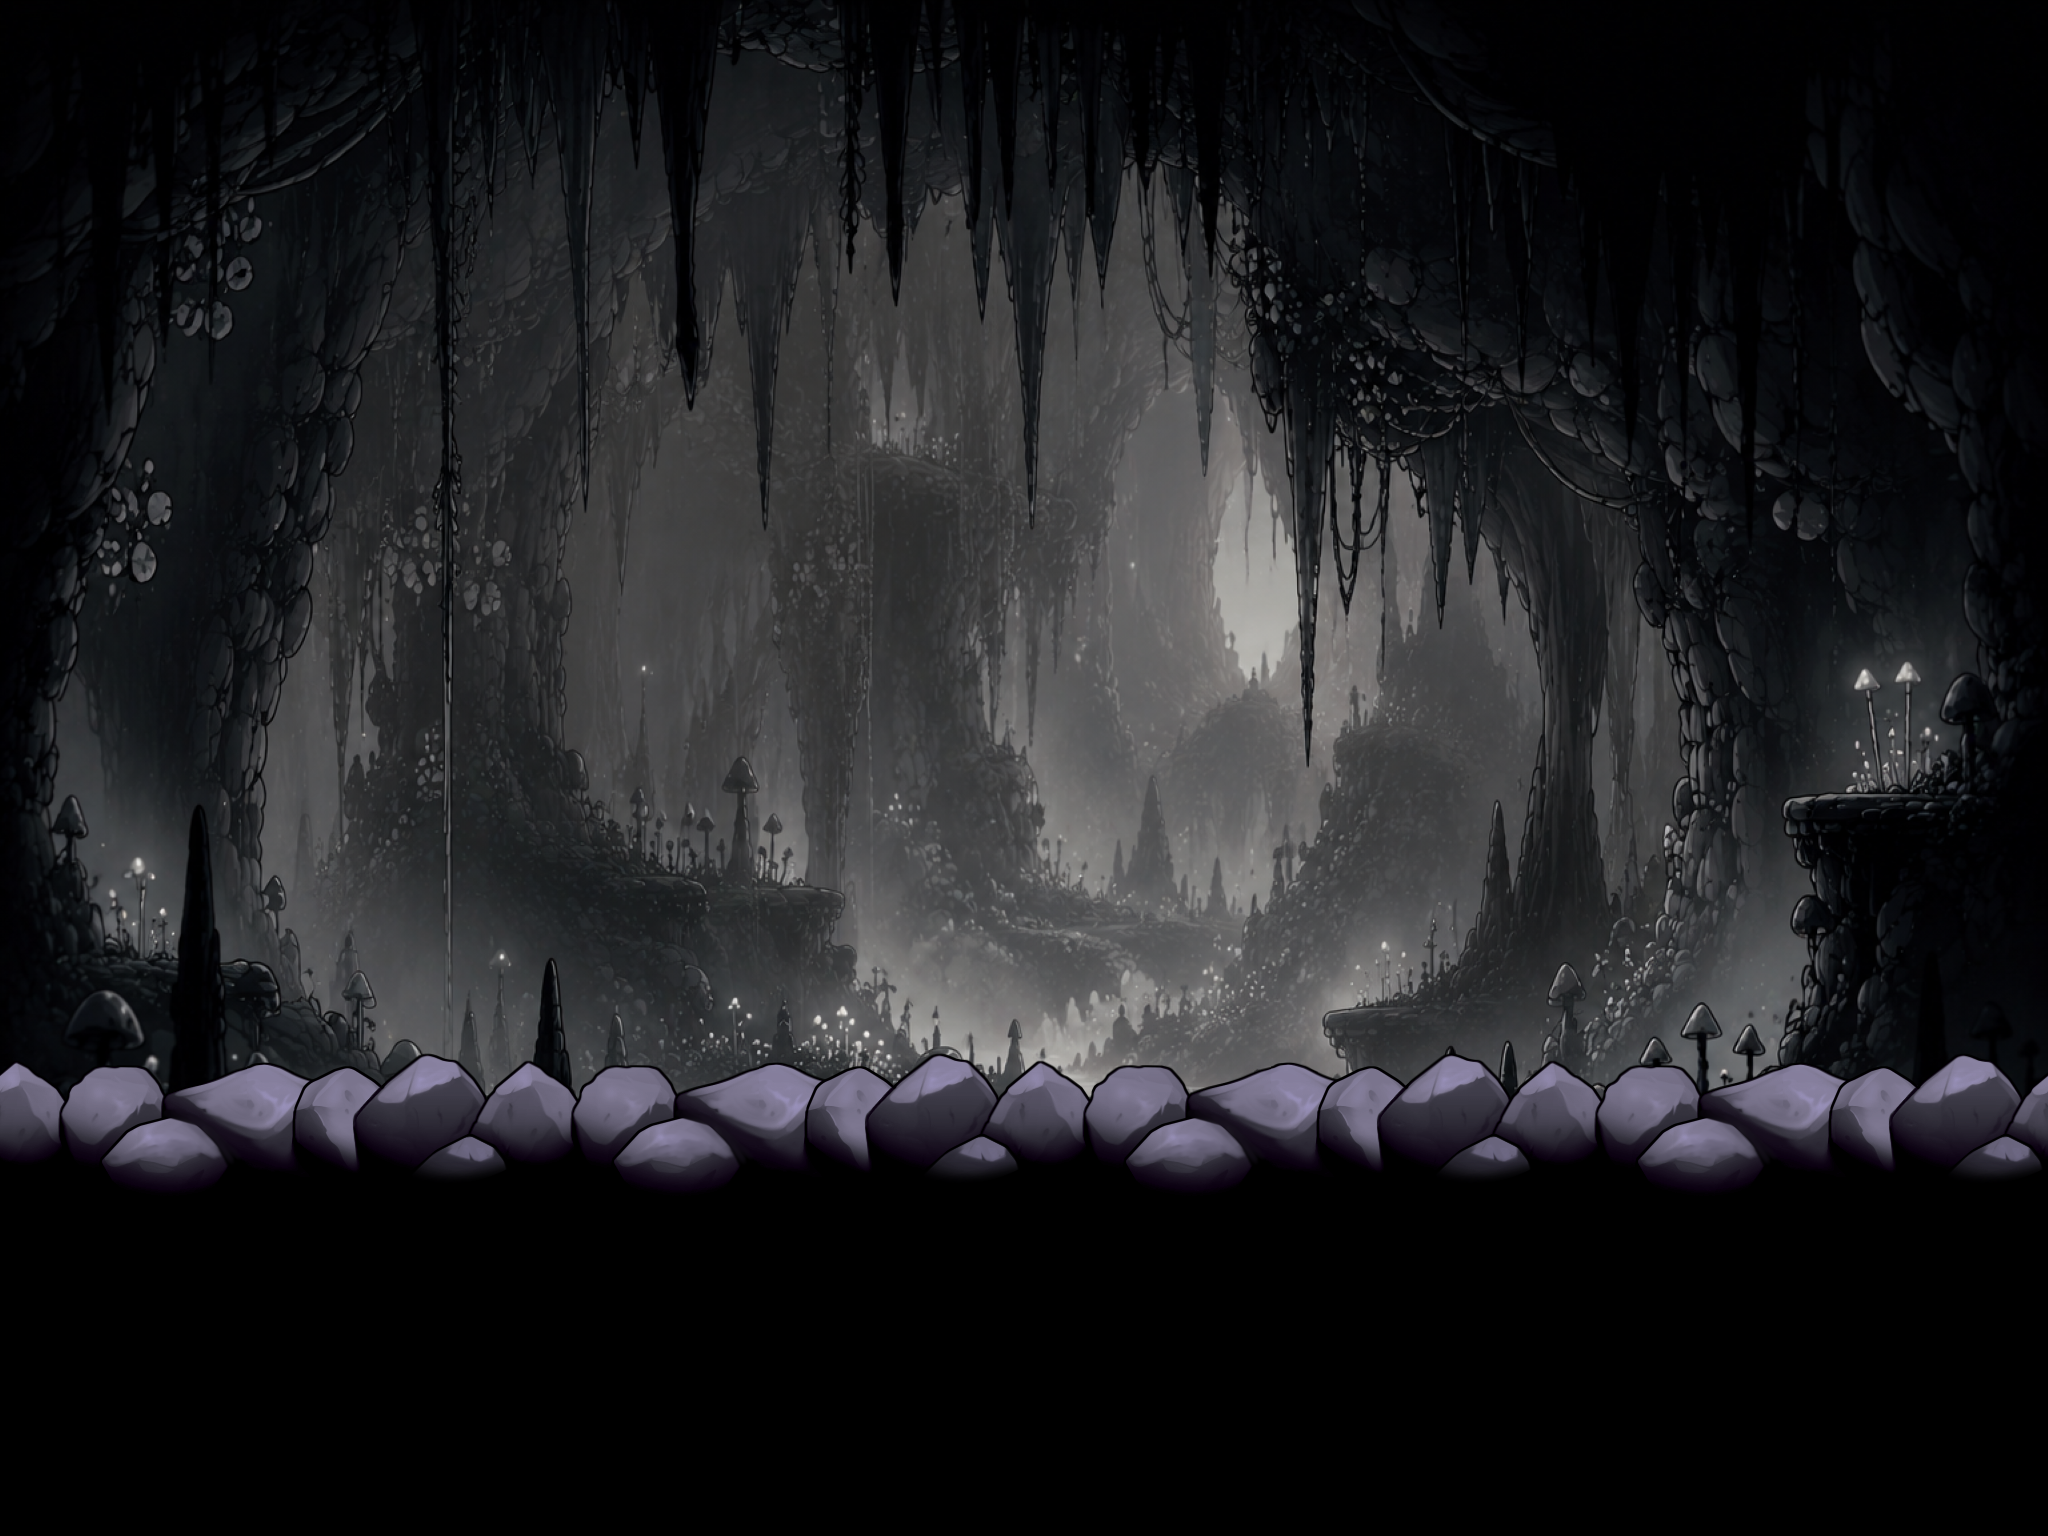

A 2D game scene composited from a Tiled map and its tileset images. What follows is a short description and the map's XML, with every tile layer's data as written:
An orthogonal 4x3 tile map with 512x512 px tiles, 1 tile layer (Calque de Tuiles 1), 1 image layer and 1 object.

<map version="1.10" tiledversion="1.12.1" orientation="orthogonal" renderorder="right-down" width="4" height="3" tilewidth="512" tileheight="512" infinite="0" nextlayerid="3" nextobjectid="1">
 <tileset firstgid="1" source="Fungal - TileSet.tsx" />
 <imagelayer id="2" name="Calque d'Images 1">
  <image source="Room10.png" width="2048" height="1365" />
 </imagelayer>
 <objectgroup id="4" name="collision">
   <object id="2" x="8" y="1128" width="2036" height="408" />
  </objectgroup>
 <layer id="1" name="Calque de Tuiles 1" width="4" height="3">
  <data encoding="csv">
0,0,0,0,
0,0,0,0,
2,2,2,2
</data>
 </layer>
</map>
